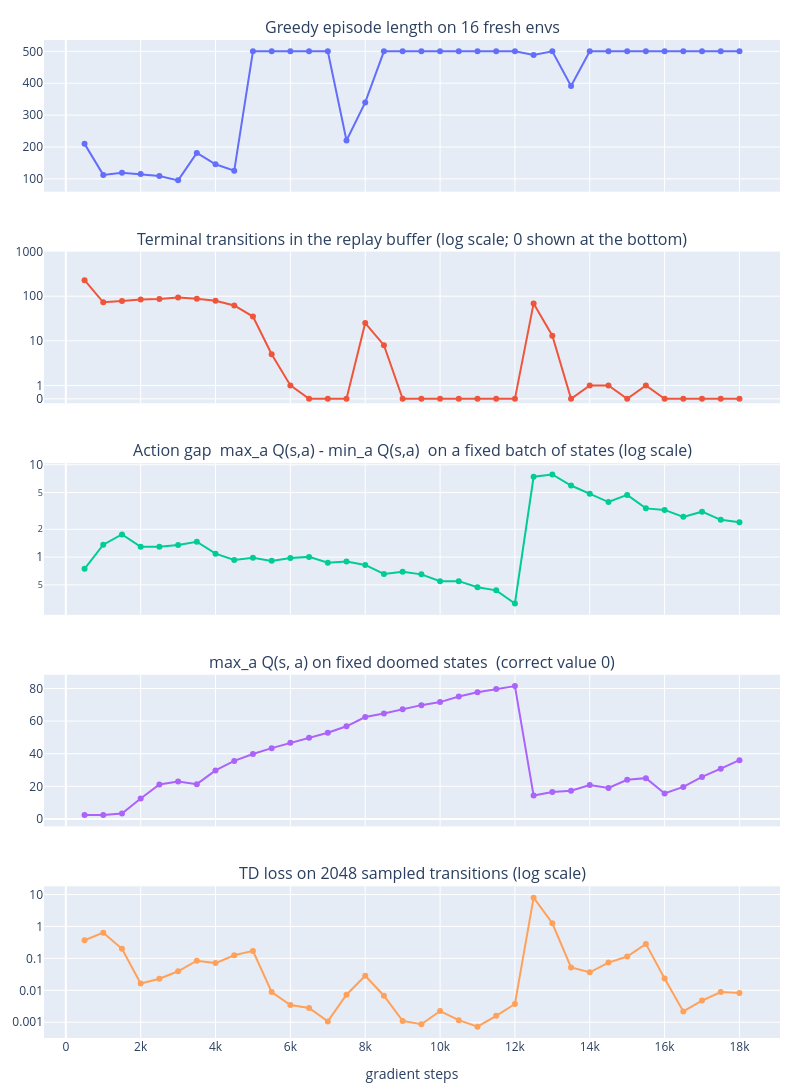

The code cell stored with this chart in its notebook:
### Code cell
if RUN_ACTION_GAP_DEMO:
    steps, greedy_lifespan, n_terminal, action_gap, q_doomed, td_loss_curve = zip(*log)
    fig = make_subplots(rows=5, cols=1, shared_xaxes=True, vertical_spacing=0.06, subplot_titles=[
        "Greedy episode length on 16 fresh envs",
        "Terminal transitions in the replay buffer (log scale; 0 shown at the bottom)",
        "Action gap  max_a Q(s,a) - min_a Q(s,a)  on a fixed batch of states (log scale)",
        "max_a Q(s, a) on fixed doomed states  (correct value 0)",
        "TD loss on 2048 sampled transitions (log scale)",
    ])
    n_terminal_plot = [max(n, 0.5) for n in n_terminal]  # a log axis can't show 0, so exact zeros sit at 0.5 with a tick labelled "0"
    for row, y in enumerate([greedy_lifespan, n_terminal_plot, action_gap, q_doomed, td_loss_curve], start=1):
        fig.add_scatter(x=steps, y=y, mode="lines+markers", showlegend=False, row=row, col=1)
    ticks = [0.5, 1, 10, 100, 1000]
    fig.update_yaxes(type="log", tickvals=ticks, ticktext=["0"] + [str(v) for v in ticks[1:]], range=[-0.4, 3], row=2, col=1)
    fig.update_yaxes(type="log", row=3, col=1)
    fig.update_yaxes(type="log", row=5, col=1)
    fig.update_layout(height=1100, width=800, xaxis5_title="gradient steps", margin=dict(t=40, b=40, l=40, r=20))
    fig.show()

### Figure 1 — Plotly figure (JSON) as saved in the notebook; plotly's stock layout.template omitted (floating-point values rounded to 4 significant figures)
{"data": [{"mode": "lines+markers", "showlegend": false, "type": "scatter", "x": [500, 1000, 1500, 2000, 2500, 3000, 3500, 4000, 4500, 5000, 5500, 6000, 6500, 7000, 7500, 8000, 8500, 9000, 9500, 10000, 10500, 11000, 11500, 12000, 12500, 13000, 13500, 14000, 14500, 15000, 15500, 16000, 16500, 17000, 17500, 18000], "xaxis": "x", "y": [209.8, 112.4, 119.2, 115.1, 108.6, 95.25, 181.3, 145.8, 125.8, 500, 500, 500, 500, 500, 220.4, 339.9, 500, 500, 500, 500, 500, 500, 500, 500, 488.6, 500, 391.4, 500, 500, 500, 500, 500, 500, 500, 500, 500], "yaxis": "y"}, {"mode": "lines+markers", "showlegend": false, "type": "scatter", "x": [500, 1000, 1500, 2000, 2500, 3000, 3500, 4000, 4500, 5000, 5500, 6000, 6500, 7000, 7500, 8000, 8500, 9000, 9500, 10000, 10500, 11000, 11500, 12000, 12500, 13000, 13500, 14000, 14500, 15000, 15500, 16000, 16500, 17000, 17500, 18000], "xaxis": "x2", "y": [229, 73, 78, 84, 87, 94, 88, 79, 62, 35, 5, 1, 0.5, 0.5, 0.5, 25, 8, 0.5, 0.5, 0.5, 0.5, 0.5, 0.5, 0.5, 69, 13, 0.5, 1, 1, 0.5, 1, 0.5, 0.5, 0.5, 0.5, 0.5], "yaxis": "y2"}, {"mode": "lines+markers", "showlegend": false, "type": "scatter", "x": [500, 1000, 1500, 2000, 2500, 3000, 3500, 4000, 4500, 5000, 5500, 6000, 6500, 7000, 7500, 8000, 8500, 9000, 9500, 10000, 10500, 11000, 11500, 12000, 12500, 13000, 13500, 14000, 14500, 15000, 15500, 16000, 16500, 17000, 17500, 18000], "xaxis": "x3", "y": [0.7464, 1.364, 1.761, 1.294, 1.294, 1.352, 1.468, 1.088, 0.9286, 0.9818, 0.9101, 0.9766, 1.005, 0.8686, 0.8941, 0.8219, 0.6559, 0.6939, 0.65, 0.5477, 0.5487, 0.4713, 0.436, 0.314, 7.423, 7.856, 5.967, 4.861, 3.95, 4.722, 3.373, 3.246, 2.729, 3.107, 2.536, 2.379], "yaxis": "y3"}, {"mode": "lines+markers", "showlegend": false, "type": "scatter", "x": [500, 1000, 1500, 2000, 2500, 3000, 3500, 4000, 4500, 5000, 5500, 6000, 6500, 7000, 7500, 8000, 8500, 9000, 9500, 10000, 10500, 11000, 11500, 12000, 12500, 13000, 13500, 14000, 14500, 15000, 15500, 16000, 16500, 17000, 17500, 18000], "xaxis": "x4", "y": [2.346, 2.474, 3.31, 12.57, 21.15, 22.89, 21.31, 29.76, 35.58, 39.81, 43.41, 46.67, 49.77, 52.84, 56.81, 62.46, 64.67, 67.22, 69.78, 71.65, 75.1, 77.69, 79.61, 81.48, 14.33, 16.5, 17.28, 20.83, 18.94, 23.96, 25.0, 15.64, 19.62, 25.73, 30.79, 36.04], "yaxis": "y4"}, {"mode": "lines+markers", "showlegend": false, "type": "scatter", "x": [500, 1000, 1500, 2000, 2500, 3000, 3500, 4000, 4500, 5000, 5500, 6000, 6500, 7000, 7500, 8000, 8500, 9000, 9500, 10000, 10500, 11000, 11500, 12000, 12500, 13000, 13500, 14000, 14500, 15000, 15500, 16000, 16500, 17000, 17500, 18000], "xaxis": "x5", "y": [0.3709, 0.641, 0.199, 0.01636, 0.02305, 0.03942, 0.08493, 0.0712, 0.1255, 0.1718, 0.008866, 0.00348, 0.002806, 0.001062, 0.007276, 0.02848, 0.006751, 0.001101, 0.0008672, 0.002243, 0.001161, 0.0007266, 0.001592, 0.003729, 8.008, 1.262, 0.0519, 0.03669, 0.07393, 0.1148, 0.285, 0.02353, 0.002181, 0.004761, 0.008813, 0.008296], "yaxis": "y5"}], "layout": {"annotations": [{"font": {"size": 16}, "showarrow": false, "text": "Greedy episode length on 16 fresh envs", "x": 0.5, "xanchor": "center", "xref": "paper", "y": 1, "yanchor": "bottom", "yref": "paper"}, {"font": {"size": 16}, "showarrow": false, "text": "Terminal transitions in the replay buffer (log scale; 0 shown at the bottom)", "x": 0.5, "xanchor": "center", "xref": "paper", "y": 0.788, "yanchor": "bottom", "yref": "paper"}, {"font": {"size": 16}, "showarrow": false, "text": "Action gap  max_a Q(s,a) - min_a Q(s,a)  on a fixed batch of states (log scale)", "x": 0.5, "xanchor": "center", "xref": "paper", "y": 0.576, "yanchor": "bottom", "yref": "paper"}, {"font": {"size": 16}, "showarrow": false, "text": "max_a Q(s, a) on fixed doomed states  (correct value 0)", "x": 0.5, "xanchor": "center", "xref": "paper", "y": 0.364, "yanchor": "bottom", "yref": "paper"}, {"font": {"size": 16}, "showarrow": false, "text": "TD loss on 2048 sampled transitions (log scale)", "x": 0.5, "xanchor": "center", "xref": "paper", "y": 0.152, "yanchor": "bottom", "yref": "paper"}], "height": 1100, "margin": {"b": 40, "l": 40, "r": 20, "t": 40}, "width": 800, "xaxis": {"anchor": "y", "domain": [0, 1], "matches": "x5", "showticklabels": false}, "xaxis2": {"anchor": "y2", "domain": [0, 1], "matches": "x5", "showticklabels": false}, "xaxis3": {"anchor": "y3", "domain": [0, 1], "matches": "x5", "showticklabels": false}, "xaxis4": {"anchor": "y4", "domain": [0, 1], "matches": "x5", "showticklabels": false}, "xaxis5": {"anchor": "y5", "domain": [0, 1], "title": {"text": "gradient steps"}}, "yaxis": {"anchor": "x", "domain": [0.848, 1]}, "yaxis2": {"anchor": "x2", "domain": [0.636, 0.788], "range": [-0.4, 3], "ticktext": ["0", "1", "10", "100", "1000"], "tickvals": [0.5, 1, 10, 100, 1000], "type": "log"}, "yaxis3": {"anchor": "x3", "domain": [0.424, 0.576], "type": "log"}, "yaxis4": {"anchor": "x4", "domain": [0.212, 0.364]}, "yaxis5": {"anchor": "x5", "domain": [0, 0.152], "type": "log"}}}
